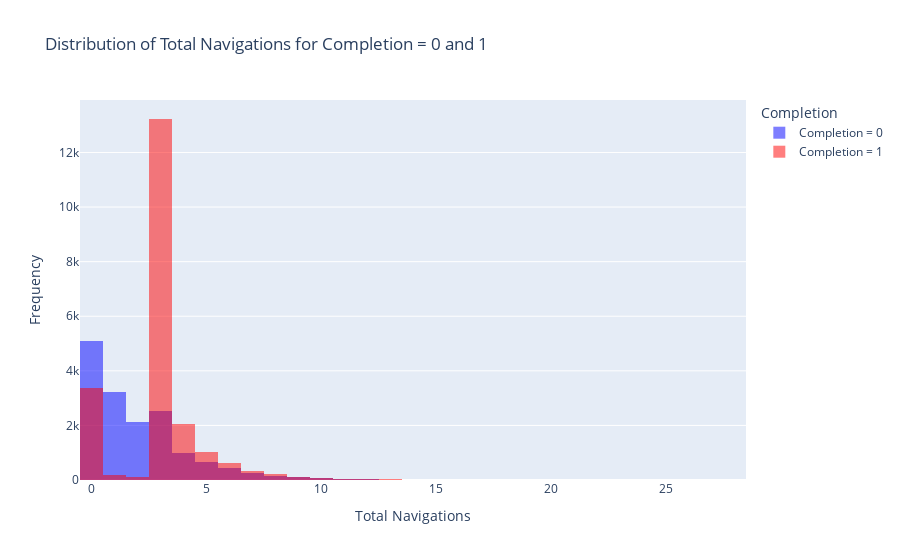

Write notebook code for a chart like this one.
### Code cell
import plotly.graph_objs as go
import plotly.express as px
import pandas as pd

# Assuming df_test_final is your DataFrame containing the necessary data
# Filter the data to include only rows where 'total_navigation' <= 30
filtered_df = df_test_final[df_test_final['total_navigation'] <= 30]

# Create histograms for 'total_navigation' for 'completion' values 0 and 1
fig = go.Figure()

# Histogram for completion = 0
fig.add_trace(go.Histogram(
    x=filtered_df[filtered_df['completion'] == 0]['total_navigation'],
    nbinsx=30,
    opacity=0.5,
    name='Completion = 0',
    marker_color='blue'
))

# Histogram for completion = 1
fig.add_trace(go.Histogram(
    x=filtered_df[filtered_df['completion'] == 1]['total_navigation'],
    nbinsx=30,
    opacity=0.5,
    name='Completion = 1',
    marker_color='red'
))

# Update layout
fig.update_layout(
    title='Distribution of Total Navigations for Completion = 0 and 1',
    xaxis_title='Total Navigations',
    yaxis_title='Frequency',
    barmode='overlay',
    legend_title_text='Completion'
)

# Show the plot

### Figure 1 — Plotly figure (JSON) as saved in the notebook; plotly's stock layout.template omitted (floating-point values rounded to 4 significant figures; data arrays with more than 128 entries replaced by an {"elided": "..."} marker saying what was removed)
{"data": [{"marker": {"color": "blue"}, "name": "Completion = 0", "nbinsx": 30, "opacity": 0.5, "type": "histogram", "x": {"elided": "15686 int values"}}, {"marker": {"color": "red"}, "name": "Completion = 1", "nbinsx": 30, "opacity": 0.5, "type": "histogram", "x": {"elided": "21432 int values"}}], "layout": {"barmode": "overlay", "legend": {"title": {"text": "Completion"}}, "title": {"text": "Distribution of Total Navigations for Completion = 0 and 1"}, "xaxis": {"title": {"text": "Total Navigations"}}, "yaxis": {"title": {"text": "Frequency"}}}}
